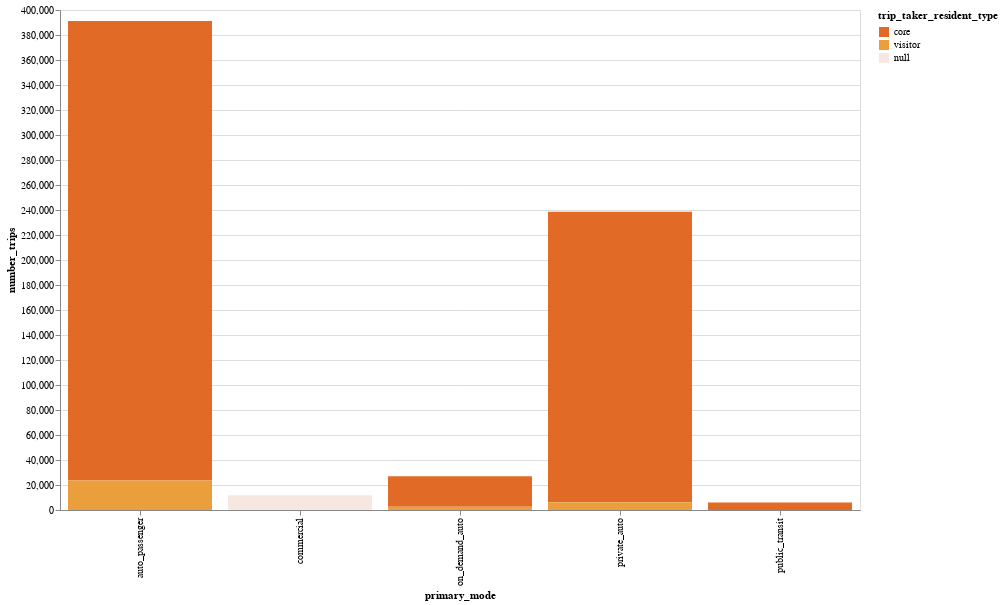

Source (notebook cell):
### Code cell
chart = (
        alt.Chart(trip_by_res_type)
        .mark_bar()
        .encode(
            x=alt.X("primary_mode"),
            y=alt.Y("number_trips"),
            color=alt.Color("trip_taker_resident_type", scale=alt.Scale(range = cp.CALITP_DIVERGING_COLORS,
                                                                         domain=trip_by_res_type["trip_taker_resident_type"].unique().tolist())
            ),
            tooltip=trip_by_res_type.columns.tolist())
      .properties(
    width=800,
    height=500)
        )
chart

### Figure 1 — Vega-Lite specification as saved in the notebook (floating-point values rounded to 4 significant figures)
{"config": {"view": {"continuousWidth": 300, "continuousHeight": 300}}, "data": {"name": "data-528534624f8069c35e0920aefe8f9b51"}, "mark": {"type": "bar"}, "encoding": {"color": {"field": "trip_taker_resident_type", "scale": {"domain": ["core", "visitor", NaN], "range": ["#E16B26", "#EB9F3C", "#f6e7e1", "#8CBCCB", "#2EA8CE", "#136C97"]}, "type": "nominal"}, "tooltip": [{"field": "primary_mode", "type": "nominal"}, {"field": "trip_taker_resident_type", "type": "nominal"}, {"field": "number_trips", "type": "quantitative"}], "x": {"field": "primary_mode", "type": "nominal"}, "y": {"field": "number_trips", "type": "quantitative"}}, "height": 500, "width": 800, "$schema": "https://vega.github.io/schema/vega-lite/v5.14.1.json", "datasets": {"data-528534624f8069c35e0920aefe8f9b51": [{"primary_mode": "auto_passenger", "trip_taker_resident_type": "core", "number_trips": 367739}, {"primary_mode": "auto_passenger", "trip_taker_resident_type": "visitor", "number_trips": 23552}, {"primary_mode": "commercial", "trip_taker_resident_type": null, "number_trips": 11897}, {"primary_mode": "on_demand_auto", "trip_taker_resident_type": "core", "number_trips": 24372}, {"primary_mode": "on_demand_auto", "trip_taker_resident_type": "visitor", "number_trips": 2581}, {"primary_mode": "private_auto", "trip_taker_resident_type": "core", "number_trips": 232486}, {"primary_mode": "private_auto", "trip_taker_resident_type": "visitor", "number_trips": 6204}, {"primary_mode": "public_transit", "trip_taker_resident_type": "core", "number_trips": 5986}, {"primary_mode": "public_transit", "trip_taker_resident_type": "visitor", "number_trips": 47}]}}
